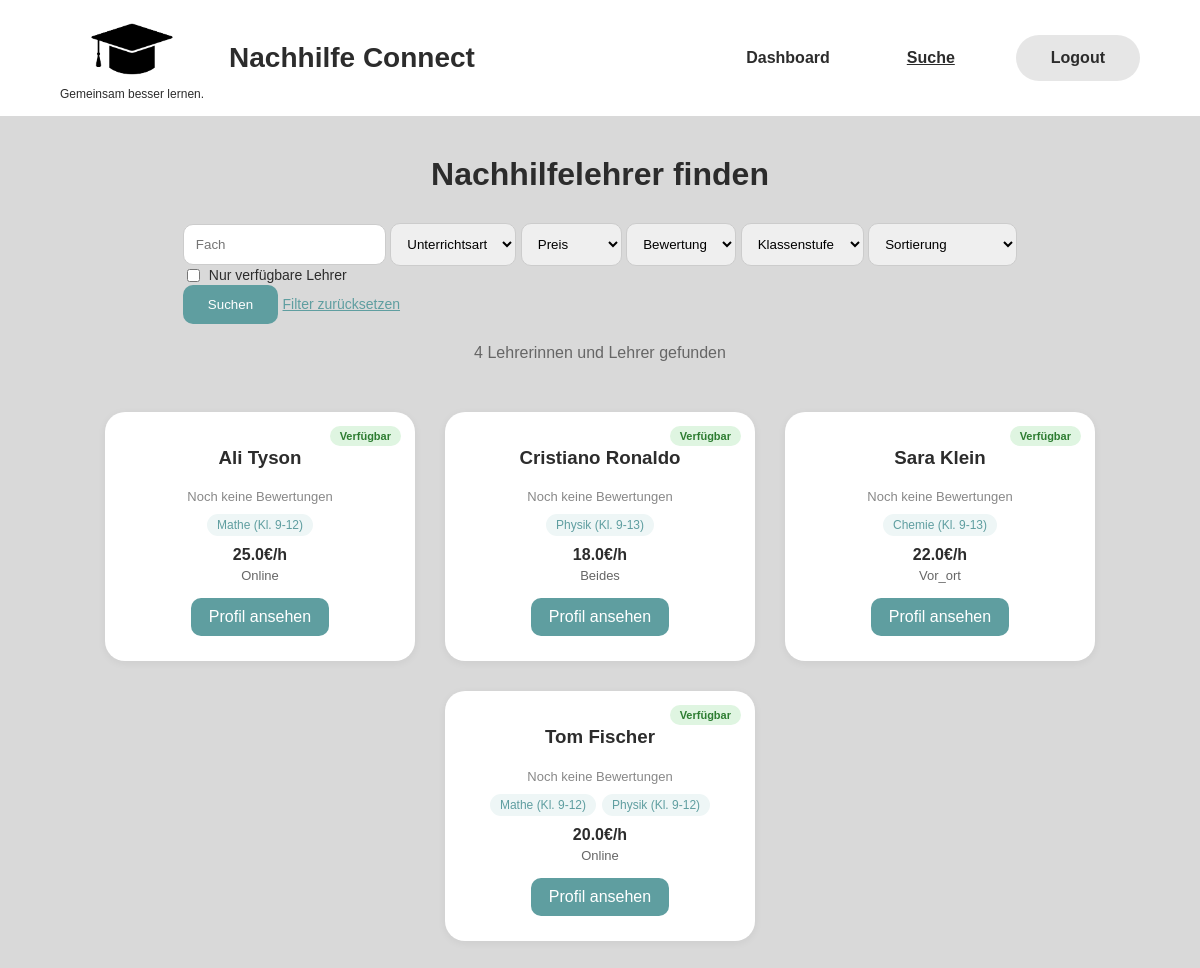
/suche, run on the app's committed database.
### models.py (models this page shows)
class LehrerProfil(db.Model):
    __tablename__ = "lehrer_profile"
    id = db.Column(db.Integer, primary_key=True)
    user_id = db.Column(db.Integer, db.ForeignKey('users.id'))
    user = db.relationship('User')
    faecher = db.relationship('LehrerFach')
    lehrer_typ = db.Column(db.String(30), nullable=False)                        #student / lehrer / tutor
    beschreibung = db.Column(db.Text)
    erfahrung_jahre = db.Column(db.Integer, nullable=True)
    unterrichtsart = db.Column(db.String(30), nullable=False)                    #online / vor_ort / beides
    stundenpreis = db.Column(db.Float)
    durchschnittsbewertung = db.Column(db.Numeric(3, 2), nullable=True, default=0)
    bewertungsanzahl = db.Column(db.Integer, nullable=False, default=0)
    verfuegbar = db.Column(db.Boolean, nullable=False, default=True)
    ort = db.Column(db.String(200), nullable=True)
    verifizierungs_status = db.Column(db.String(30), nullable=False, default="ausstehend")

class User(db.Model):
    __tablename__ = "users"
    id = db.Column(db.Integer, primary_key=True)
    vorname = db.Column(db.String(100), nullable=False)
    nachname = db.Column(db.String(100), nullable=False)
    rolle = db.Column(db.String(20), nullable=False)                   #Schüler / lehrer
    ist_gesperrt = db.Column(
        db.Boolean,
        nullable=False,
        default=False
    )
    telefon = db.Column(db.String(30), nullable=True)
    email = db.Column(db.String(120), unique=True, nullable=False)
    passwort = db.Column(db.String(255), nullable=False)
    buchungen_als_lehrer = db.relationship('Buchung', foreign_keys='Buchung.lehrer_id')

class LehrerFach(db.Model):
    __tablename__ = "lehrer_fach"
    id = db.Column(db.Integer, primary_key=True)
    lehrer_profil_id = db.Column(db.Integer, db.ForeignKey("lehrer_profile.id"), nullable=False)
    fach_id = db.Column(db.Integer, db.ForeignKey("fach.id"), nullable=False)
    klassenstufen = db.Column(db.String(50), nullable=True)
    fach = db.relationship('Fach')

class Fach(db.Model):
    __tablename__ = "fach"
    id = db.Column(db.Integer, primary_key=True)
    name = db.Column(db.String(100), unique=True, nullable=False)

### app.py (the view, shortened to what this page needs)
@app.route('/suche')
def teacher_search():
    fach_filter = request.args.get('fach')
    unterrichtsart_filter = request.args.get('unterrichtsart')
    preis_filter = request.args.get('preis')
    bewertung_filter = request.args.get('bewertung')
    klassenstufe_filter = request.args.get('klassenstufe')
    verfuegbar_filter = request.args.get('verfuegbar')
    sortierung = request.args.get('sortierung')
    lehrer_liste = LehrerProfil.query.all()
    if fach_filter:
        lehrer_liste = [
            l for l in lehrer_liste
            if any(lf.fach.name.lower() == fach_filter.lower() for lf in l.faecher)
        ]
    if unterrichtsart_filter:
        lehrer_liste = [
            l for l in lehrer_liste
            if l.unterrichtsart == unterrichtsart_filter
        ]
    if preis_filter:
        lehrer_liste = [
            l for l in lehrer_liste
            if l.stundenpreis <= float(preis_filter)
        ]
    if bewertung_filter:
        lehrer_liste = [
            l for l in lehrer_liste
            if l.durchschnittsbewertung and float(l.durchschnittsbewertung) >= float(bewertung_filter)
        ]
    if verfuegbar_filter:
        lehrer_liste = [l for l in lehrer_liste if l.verfuegbar]
    if sortierung == 'bewertung':
        lehrer_liste.sort(key=lambda l: float(l.durchschnittsbewertung or 0), reverse=True)
    elif sortierung == 'preis_aufsteigend':
        lehrer_liste.sort(key=lambda l: l.stundenpreis or 0)
    elif sortierung == 'preis_absteigend':
        lehrer_liste.sort(key=lambda l: l.stundenpreis or 0, reverse=True)
    return render_template(
        'teacher_search.html',
        lehrer_liste=lehrer_liste,
        filter_werte=request.args
    )

### templates/teacher_search.html (shortened to what this page needs)
<!DOCTYPE html>
<html lang="de">
<head>
    <link rel="stylesheet" href="{{ url_for('static', filename='css/style.css') }}">
</head>
<body>
    <header>
       <div class="header-left">
        <div class="logo">
            <img src="{{ url_for('static', filename='images/logo.png') }}" alt="Nachhilfe Connect Logo">
            <p>Gemeinsam besser lernen.</p>
        </div>
    <h1>Nachhilfe Connect</h1>
    </div>
    <nav>
        <ul>
            <li><a href="{{ url_for('student_dashboard') }}">Dashboard</a></li>
            <li><a class="active" href="{{ url_for('teacher_search') }}">Suche</a></li>
            <li><a class="login-button" href="{{ url_for('logout') }}">Logout</a></li>
        </ul>
    </nav>
    </header>
    <main>
        <section class="search-header">
            <h2>Nachhilfelehrer finden</h2>
        </section>
        <section class="filter-box">
            <form method="GET" action="{{ url_for('teacher_search') }}">
                <input type="text" name="fach" placeholder="Fach" value="{{ filter_werte.get('fach', '') }}">
                <select name="unterrichtsart">
                    <option value="">Unterrichtsart</option>
                </select>
                <select name="preis">
                    <option value="">Preis</option>
                </select>
                <select name="bewertung">
                    <option value="">Bewertung</option>
                </select>
                <select name="klassenstufe">
                    <option value="">Klassenstufe</option>
                </select>
                <select name="sortierung">
                    <option value="">Sortierung</option>
                </select>
                <label class="filter-checkbox">
                    <input type="checkbox" name="verfuegbar" value="1" {% if filter_werte.get('verfuegbar') %}checked{% endif %}>
                    Nur verfügbare Lehrer
                </label>
                <button type="submit">Suchen</button>
                <a href="{{ url_for('teacher_search') }}" class="reset-btn">Filter zurücksetzen</a>
            </form>
        </section>
        <section class="search-results-info">
            <p>{{ lehrer_liste|length }} Lehrer{{ 'in' if lehrer_liste|length == 1 else 'innen und Lehrer' }} gefunden</p>
        </section>
        <section class="teacher-grid">
            {% for lehrer in lehrer_liste %}
            <div class="teacher-card">
                {% if lehrer.verfuegbar %}
                <span class="badge badge-verfuegbar">Verfügbar</span>
                {% else %}
                <span class="badge badge-nicht-verfuegbar">Nicht verfügbar</span>
                {% endif %}
                <h3>{{ lehrer.user.vorname }} {{ lehrer.user.nachname }}</h3>
                <p class="teacher-rating">
                    {% if lehrer.durchschnittsbewertung %}
                        ⭐ {{ "%.1f"|format(lehrer.durchschnittsbewertung|float) }} / 5
                        <span class="rating-count">({{ lehrer.bewertungsanzahl }})</span>
                    {% else %}
                        <span class="rating-count">Noch keine Bewertungen</span>
                    {% endif %}
                </p>
                {% if lehrer.faecher %}
                <div class="teacher-tags">
                    {% for lf in lehrer.faecher %}
                    <span class="tag">{{ lf.fach.name }}{% if lf.klassenstufen %} (Kl. {{ lf.klassenstufen }}){% endif %}</span>
                    {% endfor %}
                </div>
                {% endif %}
                <p class="teacher-preis">{{ lehrer.stundenpreis }}€/h</p>
                <p class="teacher-art">{{ lehrer.unterrichtsart }}</p>
                <a href="{{ url_for('teacher_profile', id=lehrer.id) }}" class="profile-btn">
                Profil ansehen
                </a>
            </div>
            {% else %}
            <p class="no-results">Keine Lehrer gefunden. Bitte Filter anpassen.</p>
            {% endfor %}
        </section>
    </main>
</body>
</html>

### static/css/style.css (style rules this page uses)
body { margin: 0; font-family: Arial, sans-serif; color: #2c2c2c; background-color: #d9d9d9; }
header { background-color: #ffffff; padding: 15px 60px; display: flex; justify-content: space-between; align-items: center; }
.logo { text-align: center; }
.logo img { max-width: 90px; height: auto; }
.logo p { font-size: 12px; margin: 0; }
header h1 { font-size: 28px; margin: 0; }
.header-left { display: flex; align-items: center; gap: 25px; }
nav ul { list-style-type: none; margin: 0; padding: 0; overflow: hidden; display: flex; align-items: center; gap: 45px; }
nav li { float: left; }
nav li a { display: block; color: #2c2c2c; text-align: center; padding: 14px 16px; text-decoration: none; font-weight: bold; }
nav li a.active { text-decoration: underline; }
.login-button { background-color: #e6e6e6; border-radius: 30px; padding: 14px 35px; }
.search-header { text-align: center; margin-top: 40px; }
.search-header h2 { font-size: 32px; }
.filter-box { display: flex; justify-content: center; gap: 15px; margin: 30px; }
.filter-box input, .filter-box select { padding: 12px; border-radius: 10px; border: 1px solid #cccccc; }
.filter-box button { background-color: #5f9ea0; color: white; border: none; border-radius: 10px; padding: 12px 25px; cursor: pointer; }
.teacher-grid { display: flex; justify-content: center; gap: 30px; flex-wrap: wrap; margin: 50px; }
.teacher-card { background-color: white; width: 250px; padding: 25px; border-radius: 20px; text-align: center; }
.teacher-card h3 { margin-top: 0; }
.profile-btn { display: inline-block; margin-top: 15px; background-color: #5f9ea0; color: white; text-decoration: none; padding: 10px 18px; border-radius: 10px; }
.filter-checkbox { display: flex; align-items: center; gap: 6px; font-size: 14px; }
.reset-btn { color: #5f9ea0; text-decoration: underline; align-self: center; font-size: 14px; }
.search-results-info { text-align: center; color: #666666; margin-top: -10px; margin-bottom: 10px; }
.teacher-card { position: relative; background-color: white; width: 260px; padding: 25px; border-radius: 20px; text-align: center; box-shadow: 0 2px 8px rgba(0, 0, 0, 0.06); transition: transform 0.15s ease, box-shadow 0.15s ease; }
.teacher-card h3 { margin-top: 10px; }
.badge { position: absolute; top: 14px; right: 14px; font-size: 11px; font-weight: bold; padding: 4px 10px; border-radius: 20px; }
.badge-verfuegbar { background-color: #dff5e1; color: #2e7d32; }
.teacher-rating { font-size: 15px; margin: 8px 0; }
.rating-count { color: #888888; font-size: 13px; }
.teacher-tags { display: flex; flex-wrap: wrap; justify-content: center; gap: 6px; margin: 10px 0; }
.tag { background-color: #eef6f6; color: #5f9ea0; font-size: 12px; padding: 4px 10px; border-radius: 12px; }
.teacher-preis { font-weight: bold; margin: 4px 0; }
.teacher-art { color: #666666; font-size: 13px; text-transform: capitalize; margin: 0; }

### data on the page
LehrerProfil: verfuegbar "Verfügbar", user.vorname "Ali", user.nachname "Tyson", durchschnittsbewertung "Noch keine Bewertungen", stundenpreis "25.0", unterrichtsart "Online"
LehrerFach: fach.name "Mathe", klassenstufen "9-12"
LehrerProfil: verfuegbar "Verfügbar", user.vorname "Cristiano", user.nachname "Ronaldo", durchschnittsbewertung "Noch keine Bewertungen", stundenpreis "18.0", unterrichtsart "Beides"
LehrerFach: fach.name "Physik", klassenstufen "9-13"
LehrerProfil: verfuegbar "Verfügbar", user.vorname "Sara", user.nachname "Klein", durchschnittsbewertung "Noch keine Bewertungen", stundenpreis "22.0", unterrichtsart "Vor_ort"
LehrerFach: fach.name "Chemie", klassenstufen "9-13"
LehrerProfil: verfuegbar "Verfügbar", user.vorname "Tom", user.nachname "Fischer", durchschnittsbewertung "Noch keine Bewertungen", stundenpreis "20.0", unterrichtsart "Online"
LehrerFach: fach.name "Mathe", klassenstufen "9-12"
LehrerFach: fach.name "Physik", klassenstufen "9-12"

### other printed values
{{ lehrer_liste|length }} "4"
{{ 'in' if lehrer_liste|length == 1 else 'innen und Lehrer' }} "innen und Lehrer"
